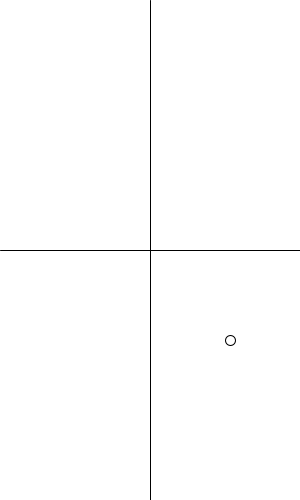
Frame 1 (no input)
Frame 60 (the mouse pressed at the canvas centre just before this capture): identical to frame 1, image omitted
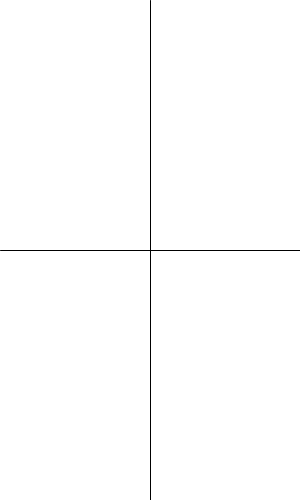
Frame 120 (the mouse held since frame 60 and released just before this capture)

The Processing sketch that drew these frames (run headless with seeded random() and noise(); from frame 60 on, the mouse is pressed at the canvas centre):

// Processing sketch: processing_110802
// ── processing_110802.pde

/*
Ben Norskov, Creative Computing Fall 2013

Conditional Operators:
  is equal to ==
  greater than >
  less than <
  not equal to !=
  greater than or equal to >=
  less than or equal to <=
  
If statement Structure
  if (condition is true) {
    //do this stuff
  };
*/

void setup() {
  size(300, 500);
};
void draw() {
  background(255);
  line(0, height*.5, width, height*.5);
  line(width*.5, 0, width*.5, height);
  /*Moving from english to computereese:
  
  if the mouse is more than halfway down the screen, draw a circle
  //if (mouse is more than halfway down the screen) {
  //if (mouseY more than halfway down the screen) {
  //if (mouseY > halfway down the screen) {
  if (mouseY > height/2) {
    ellipse(103, 200, 100, 14);
  }*/
  
  //if the mouse is in the bottom right of the screen, draw a circle
  if (mouseX < width*.5) {
    //is in bottom of screen
    if (mouseY < height*.5) {
      //ellipse(230, 340, 10, 10);
    }
  }
  
  //this is the same as above
  if ( (mouseX < width*.5) && (mouseY < height*.5) ) {
      ellipse(230, 340, 10, 10);
  }
};
